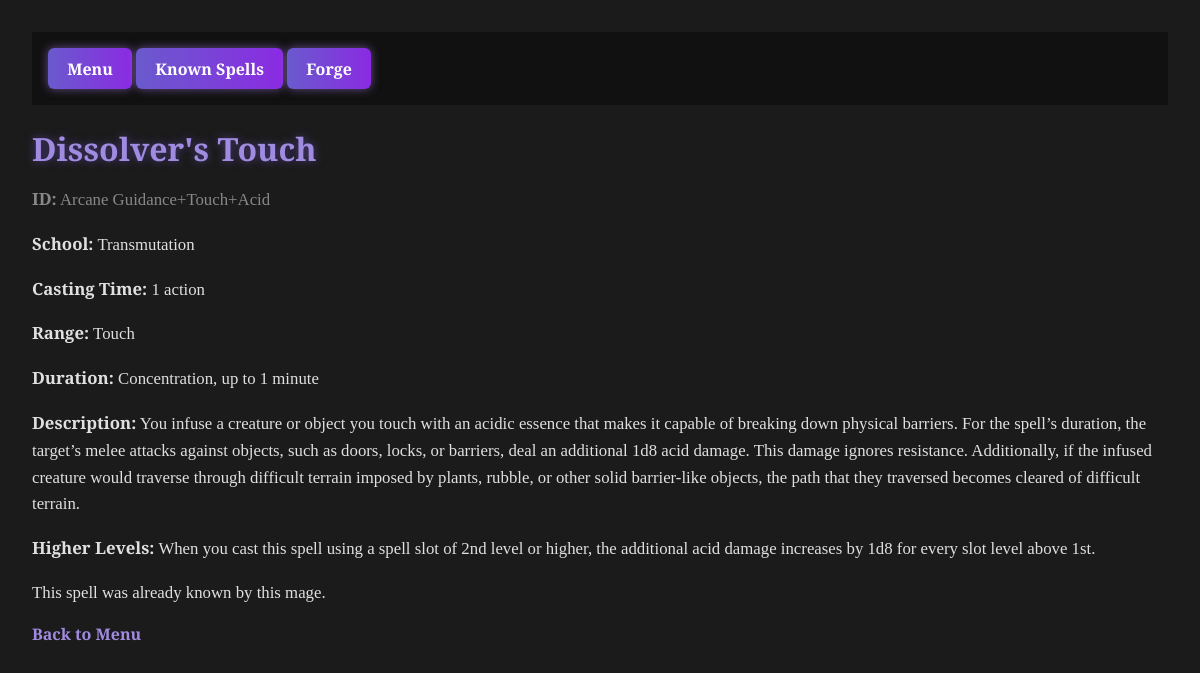
The app's page /spell/Arcane Guidance+Touch+Acid with its own data.
### tables this page shows
CREATE TABLE spell (
	id VARCHAR NOT NULL, 
	name VARCHAR NOT NULL, 
	school VARCHAR, 
	casting_time VARCHAR, 
	spell_range VARCHAR, 
	duration VARCHAR, 
	description TEXT, 
	higher_levels TEXT, 
	PRIMARY KEY (id)
);

### app.py (the view)
@app.route("/spell/<spell_id>")
def spell_detail(spell_id):
    conn = get_db_connection()
    spell = conn.execute("SELECT * FROM spell WHERE id = ?", (spell_id,)).fetchone()
    conn.close()
    if spell:
        return render_template("spell_result.html", spell=spell, known=True, mage_id="Nendo")  # Mage ID optional here
    else:
        return "Spell not found", 404

### app.py (called while the page is built)
def get_db_connection():
    import os
    DB_PATH = os.getenv("SPELLFORGE_DB", "spells.db")
    conn = sqlite3.connect(DB_PATH)
    conn.row_factory = sqlite3.Row
    return conn

### templates/spell_result.html (shortened to what this page needs)
<!DOCTYPE html>
<html>
<head>
    <link rel="stylesheet" href="{{ url_for('static', filename='style.css') }}">
</head>
<body>
    {% include 'navbar.html' %}
    <h1>{{ spell['name'] }}</h1>
    <p style="color: #888;"><strong>ID:</strong> {{ spell['id'] }}</p>
    <p><strong>School:</strong> {{ spell['school'] }}</p>
    <p><strong>Casting Time:</strong> {{ spell['casting_time'] }}</p>
    <p><strong>Range:</strong> {{ spell['spell_range'] }}</p>
    <p><strong>Duration:</strong> {{ spell['duration'] }}</p>
    <p><strong>Description:</strong> {{ spell['description'] }}</p>
    <p><strong>Higher Levels:</strong> {{ spell['higher_levels'] }}</p>
    {% if known %}
        <p>This spell was already known by this mage.</p>
    {% else %}
        <p>This spell has been newly added to the mage's spellbook.</p>
    {% endif %}
    <a href="{{ url_for('menu', mage_id=mage_id) }}">Back to Menu</a>
</body>
</html>

### static/style.css (style rules this page uses)
body { font-family: 'Cinzel', serif; background-color: #1b1b1b; background-image: url("https://www.transparenttextures.com/patterns/dark-denim.png"); color: #ccc; margin: 0; padding: 2rem; }
h1, h2 { color: #9f8be0; text-shadow: 0 0 8px #4e3d82; margin-bottom: 1rem; }
p { font-size: 1.05rem; line-height: 1.6; color: #e0e0e0; }
a { color: #9f8be0; text-decoration: none; font-weight: bold; }

### records on screen
spell: name "Dissolver's Touch", id "Arcane Guidance+Touch+Acid", school "Transmutation", casting_time "1 action", spell_range "Touch", duration "Concentration, up to 1 minute", description "You infuse a creature or object you touch with an acidic essence that makes it capable of breaking down physical barriers. For the spell’s duration, the target’s melee attacks against objects, such as doors, locks, or barriers, deal an additional 1d8 acid damage. This damage ignores resistance. Additionally, if the infused creature would traverse through difficult terrain imposed by plants, rubble, or other solid barrier-like objects, the path that they traversed becomes cleared of difficult terrain.", higher_levels "When you cast this spell using a spell slot of 2nd level or higher, the additional acid damage increases by 1d8 for every slot level above 1st."
